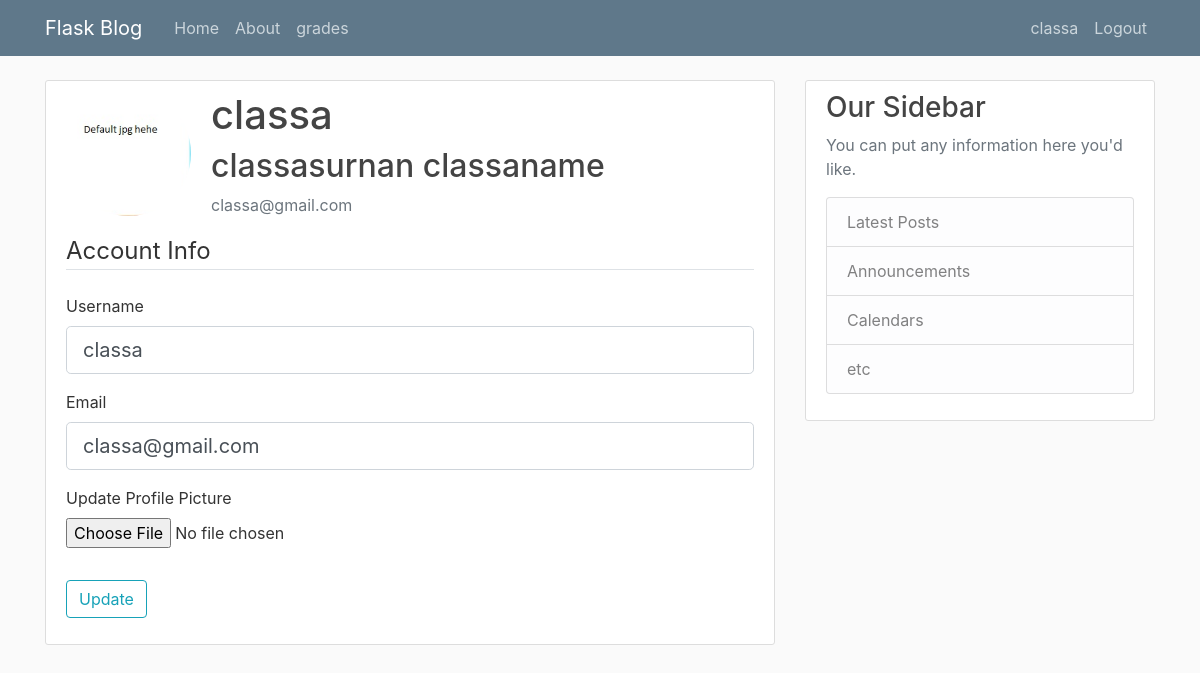
Page /account (signed in) on the committed database.
### flaskblog/models.py (models this page shows, shortened)
class User(db.Model, UserMixin):
    id = db.Column(db.Integer, primary_key=True)
    username = db.Column(db.String(20), unique=True, nullable=False)
    email = db.Column(db.String(120), unique=True, nullable=False)
    image_file = db.Column(db.String(20), nullable=False, default='default.jpg')
    password = db.Column(db.String(60), nullable=False)
    posts = db.relationship('Post', backref='author', lazy=True)
    first_name = db.Column(db.String(50), nullable=False)
    last_name = db.Column(db.String(50), nullable=False)
    access = db.Column(db.String(50), nullable=False)
    user_type = db.Column(db.String(50), nullable=False)

### flaskblog/routes.py (the view)
@app.route("/account", methods=['GET', 'POST'])
@login_required
def account():
    form = UpdateAccountForm()
    if form.validate_on_submit():
        if form.picture.data:
            picture_file = save_picture(form.picture.data)
            current_user.image_file = picture_file
        current_user.username = form.username.data
        current_user.email = form.email.data
        db.session.commit()
        flash('Your account has been updated!', 'success')
        return redirect(url_for('account'))
    elif request.method == 'GET':
        form.username.data = current_user.username
        form.email.data = current_user.email
    image_file = url_for('static', filename='profile_pics/' + current_user.image_file)
    return render_template('account.html', title='Account',
                           image_file=image_file, form=form)

### flaskblog/forms.py (shortened to what this page needs)
class UpdateAccountForm(FlaskForm):
    username = StringField('Username',
                           validators=[DataRequired(), Length(min=2, max=20)])
    email = StringField('Email',
                        validators=[DataRequired(), Email()])
    picture = FileField('Update Profile Picture', validators=[FileAllowed(['jpg', 'png'])])
    submit = SubmitField('Update')

### flaskblog/models.py (called while the page is built)
@login_manager.user_loader
def load_user(user_id):
    return User.query.get(int(user_id))

### flaskblog/templates/account.html (shortened to what this page needs)
{% extends "layout.html" %}
{% block content %}
    <div class="content-section">
        <div class="media">
          <img class="rounded-circle account-img" src=" {{ image_file }} ">
          <div class="media-body">
            <h1 class="account-heading">{{ current_user.username }}</h1>
            <h2>{{ current_user.first_name + ' ' + current_user.last_name }}</h2>
            <p class="text-secondary">{{ current_user.email }}</p>
          </div>
        </div>
            <form method="POST" action="" enctype="multipart/form-data">
                <fieldset class="form-group">
                  <legend class="border-bottom mb-4">Account Info</legend>
                    <div class="form-group">
                        {{ form.username.label(class="form-control-label") }}
                        {% if form.username.errors %}
                            {{ form.username(class="form-control form-control-lg is-invalid") }}
                            <div class="invalid-feedback">
                                {% for error in form.username.errors %}
                                    <span>{{ error }}</span>
                                {% endfor %}
                            </div>
                        {% else %}
                            {{ form.username(class="form-control form-control-lg") }}
                        {% endif %}
                    </div>
                    <div class="form-group">
                        {{ form.email.label(class="form-control-label") }}
                        {% if form.email.errors %}
                            {{ form.email(class="form-control form-control-lg is-invalid") }}
                            <div class="invalid-feedback">
                                {% for error in form.email.errors %}
                                    <span>{{ error }}</span>
                                {% endfor %}
                            </div>
                        {% else %}
                            {{ form.email(class="form-control form-control-lg") }}
                        {% endif %}
                    </div>
                    <div class="form-group">
                        {{ form.picture.label() }}
                        {{ form.picture(class="form-control-file") }}
                    </div>
                </fieldset>
                <div class="form-group">
                    {{ form.submit(class="btn btn-outline-info") }}
                </div>
            </form>
      </div>
{% endblock content %}

### flaskblog/templates/layout.html (shortened to what this page needs)
<!DOCTYPE html>
<html>
<head>
    <link rel="stylesheet" href="https://maxcdn.bootstrapcdn.com/bootstrap/4.0.0/css/bootstrap.min.css">
    <link rel="stylesheet" type="text/css" href="{{ url_for('static', filename='main.css') }}">
</head>
<body>
    <header class="site-header">
      <nav class="navbar navbar-expand-md navbar-dark bg-steel fixed-top">
        <div class="container">
          <a class="navbar-brand mr-4" href="/">Flask Blog</a>
          <div class="collapse navbar-collapse" id="navbarToggle">
            <div class="navbar-nav mr-auto">
              <a class="nav-item nav-link" href="{{ url_for('home') }}">Home</a>
              <a class="nav-item nav-link" href="{{ url_for('about') }}">About</a>
              <a class="nav-item nav-link" href="{{ url_for('grade') }}">grades</a>
            </div>
            <div class="navbar-nav">
              {% if current_user.is_authenticated %}
                <a class="nav-item nav-link" href="{{ url_for('account') }}"> {{ current_user.username }} </a>
                <a class="nav-item nav-link" href="{{ url_for('logout') }}">Logout</a>
              {% else %}
                <a class="nav-item nav-link" href="{{ url_for('login') }}">Login</a>
                <a class="nav-item nav-link" href="{{ url_for('register') }}">Register</a>
              {% endif %}
            </div>
          </div>
        </div>
      </nav>
    </header>
    <main role="main" class="container">
      <div class="row">
        <div class="col-md-8">
          {% block content %}{% endblock %}
        </div>
        <div class="col-md-4">
          <div class="content-section">
            <h3>Our Sidebar</h3>
            <p class='text-muted'>You can put any information here you'd like.
              <ul class="list-group">
                <li class="list-group-item list-group-item-light">Latest Posts</li>
                <li class="list-group-item list-group-item-light">Announcements</li>
                <li class="list-group-item list-group-item-light">Calendars</li>
                <li class="list-group-item list-group-item-light">etc</li>
              </ul>
            </p>
          </div>
        </div>
      </div>
    </main>
</body>
</html>

### flaskblog/static/main.css (style rules this page uses)
body { background: #fafafa; color: #333333; margin-top: 5rem; }
h1, h2, h3, h4, h5, h6 { color: #444444; }
.bg-steel { background-color: #5f788a; }
.site-header .navbar-nav .nav-link { color: #cbd5db; }
.content-section { background: #ffffff; padding: 10px 20px; border: 1px solid #dddddd; border-radius: 3px; margin-bottom: 20px; }
.account-img { height: 125px; width: 125px; margin-right: 20px; margin-bottom: 16px; }
.account-heading { font-size: 2.5rem; }

### rows in the picture
User: username "classa", first_name+last_name "classasurnan classaname", email "classa@gmail.com"
